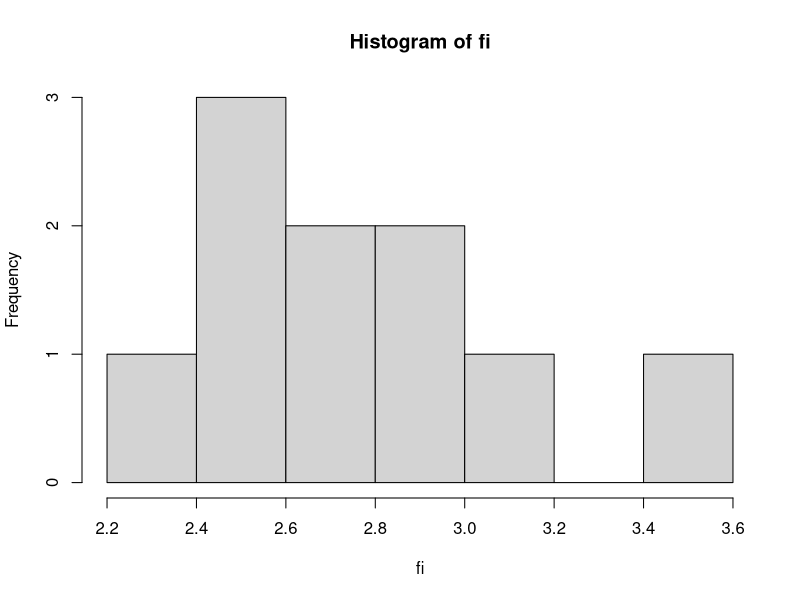
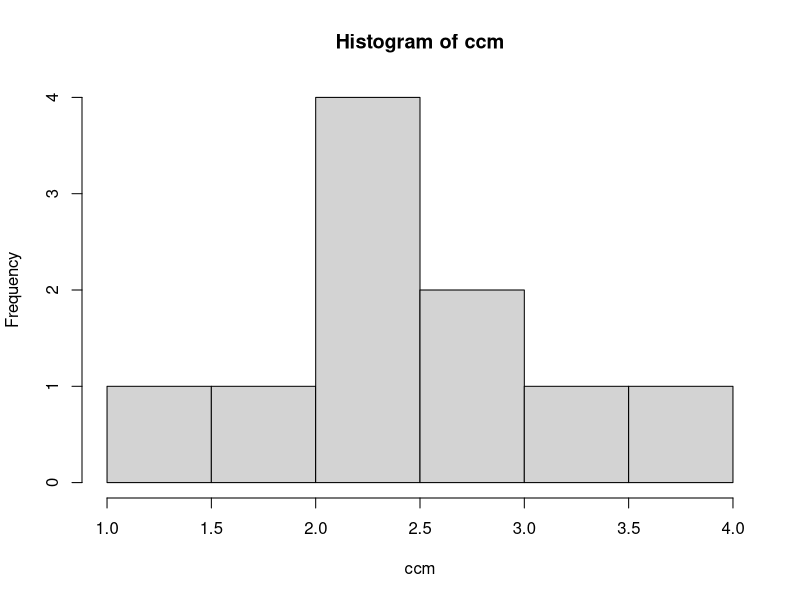
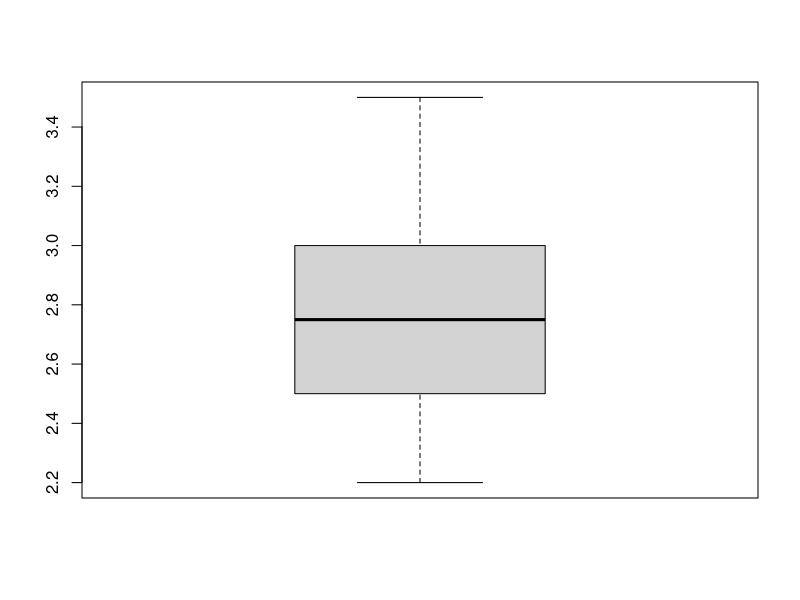
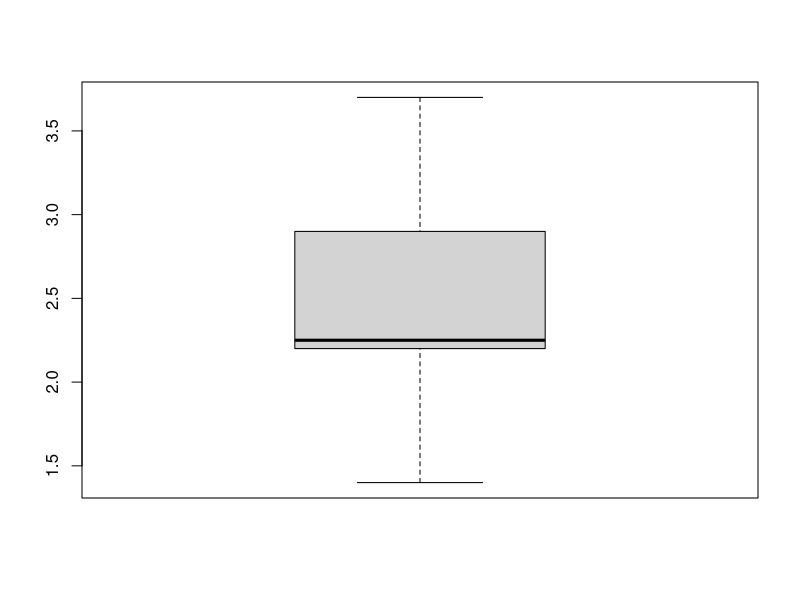
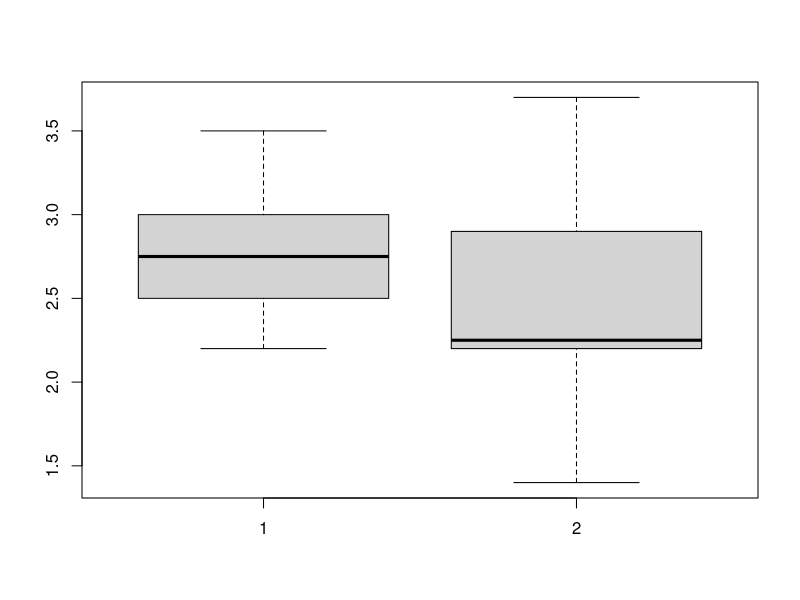
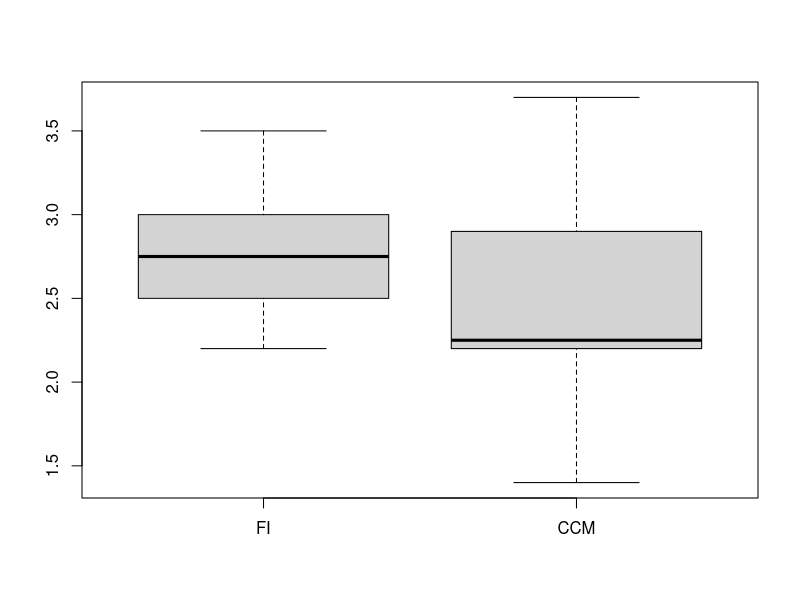
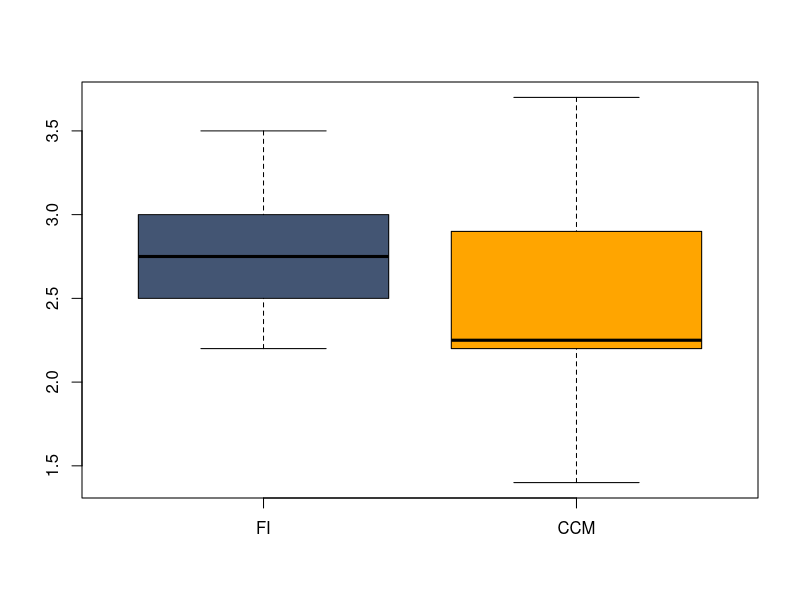
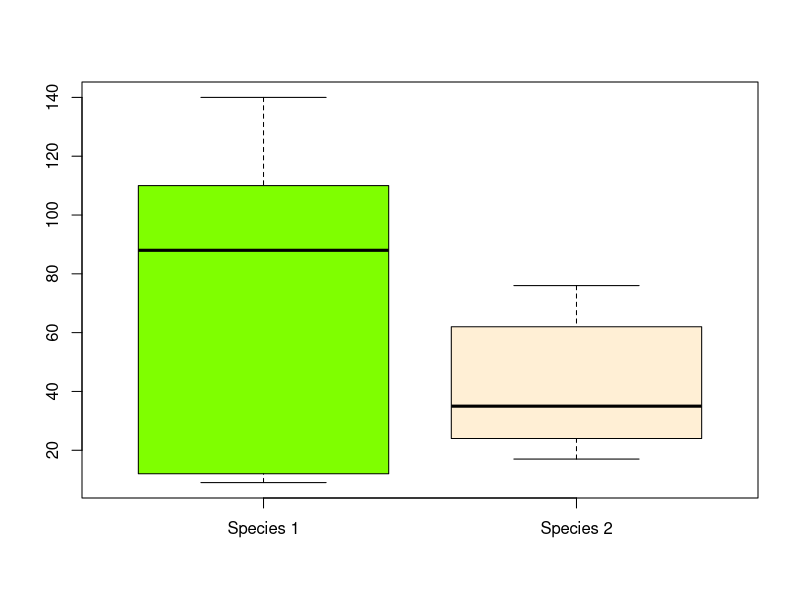

Source code (R) for these figures, in order:
# selection from vectors

foo <- c(1, 2, 3, 4, 5)
foo[1]
foo[4]
bar <- foo[4]

# Action 1

ant_species1 <- c(140, 110, 88, 12, 9)
ant_species2 <- c(24, 35, 17, 62, 76)
days_vector <- c("Monday", "Tuesday",
                 "Wednesday", "Thursday",
                 "Friday")
names(ant_species1) <- days_vector
names(ant_species2) <- days_vector

# select multiple elements

my_vector <- c("fee", "fi", "foo", "fum")
my_vector[2]
my_vector[c(3, 4)]
new_vector <- my_vector[c(3, 4)]

indices <- c(1, 2)
indices <- indices + 1
my_vector[indices]

# Action 2

species_1_mon_wed <- ant_species1[c(1, 2, 3)]
species_1_thu_fri <- ant_species1[c(4, 5)]

species_1_mon_wed <- ant_species1[1:3]
species_1_thu_fri <- ant_species1[4:5]

species_2_mon_wed <- ant_species2[1:3]
species_2_thu_fri <- ant_species2[4:5]

mean(species_1_mon_wed)
mean(species_1_thu_fri)

mean(species_2_mon_wed)
mean(species_2_thu_fri)

mean_species_1_mon_wed <- mean(ant_species1[1:3])

# Excluding elements

foo <- 1:10
foo[-7]
foo[-c(7:9)]
index <- 7:9
foo[-index]

# Selecting by name

my_vector <- c(1, 2, 3)
names(my_vector) <- c("one", "two", "three")
my_vector
my_vector["two"]
my_vector[c("one", "three")]

# Action 3

ant_species1["Thursday"]

# Comparing samples

fi <- c(3.5, 3.2, 2.5, 2.9, 2.6,
        3, 2.5, 2.8, 2.2, 2.7)
ccm <- c(1.7, 3.7, 3.3, 2.2, 2.2,
         2.2, 2.3, 2.9, 1.4, 2.8)

mean(fi); mean(ccm)
sd(fi); sd(ccm)

hist(fi)
hist(ccm)
?hist

boxplot(fi)
?boxplot

boxplot(ccm)

boxplot(fi, ccm)
boxplot(fi, ccm, names = c("FI", "CCM"))
boxplot(fi, ccm, names = c("FI", "CCM"),
        col = c("#435573", "orange"))

# Action 5

boxplot(ant_species1, ant_species2,
        names = c("Species 1", "Species 2"),
        col = c("chartreuse", "papayawhip"))



